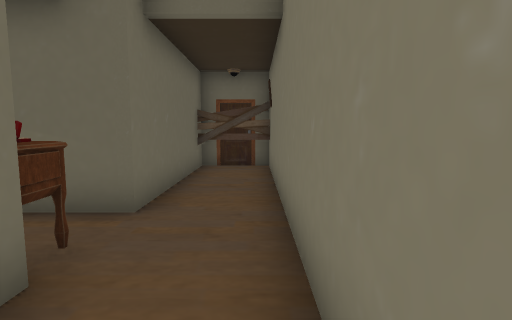
View 1 (above)

15 first-person views from a walk through a 3-D level made in the Unity game engine. The camera is 1.3 m above the floor, tilts 6° down and sees 80° across. The floor is counted in squares, 1 m on a side. Each view is taken from the middle of a square. On the plan, view 1 faces up. The plan holds only what a view shows up to about 14 squares ahead; the rest is blank. The place goes on beyond the plan. The player character is not drawn. Some surface patterns are stand-ins.

View 2
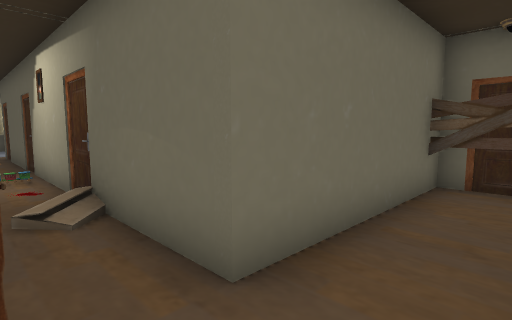

View 3
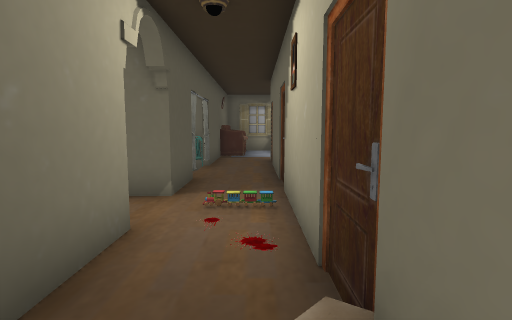

View 4
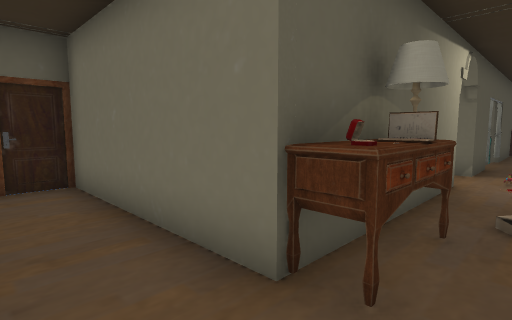

View 5
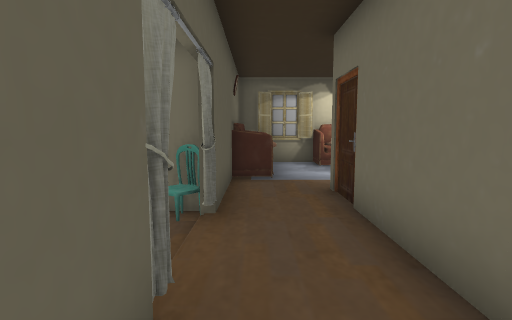

View 6
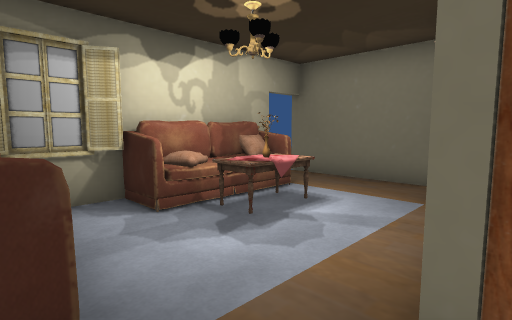

View 7
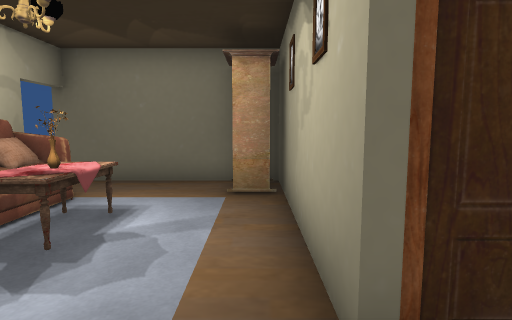

View 8
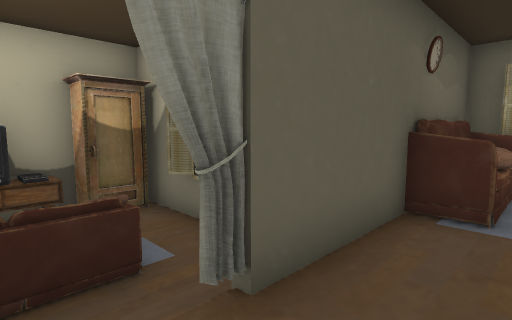

View 9
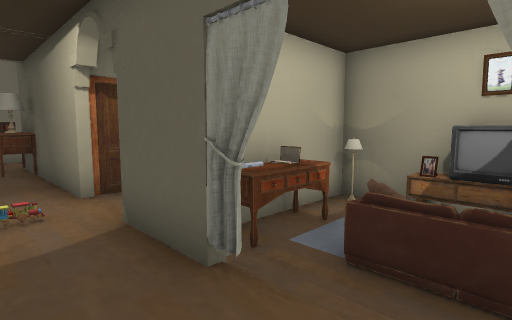

View 10
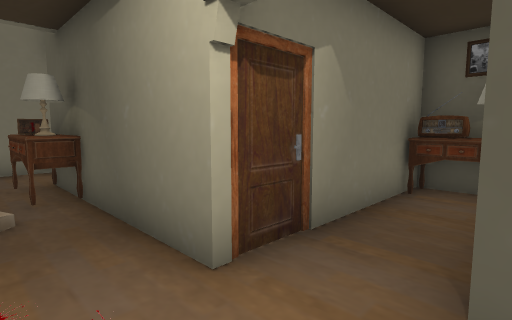

View 11
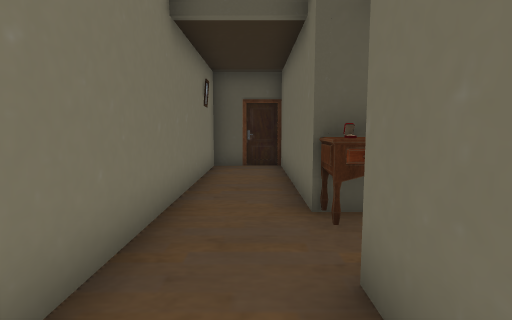

View 12
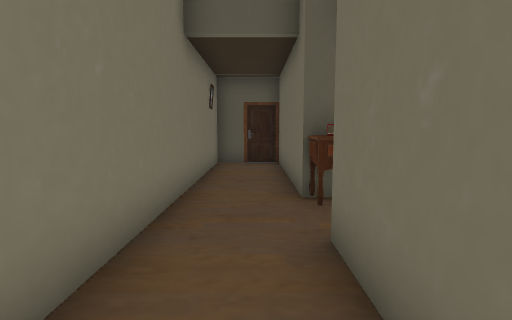

View 13
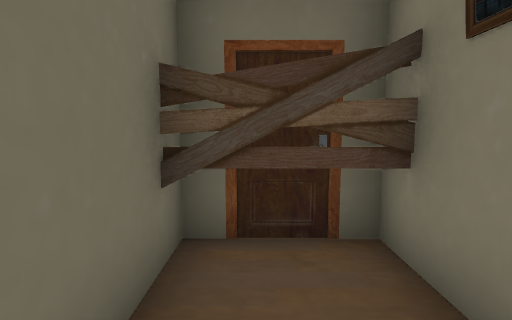

View 14
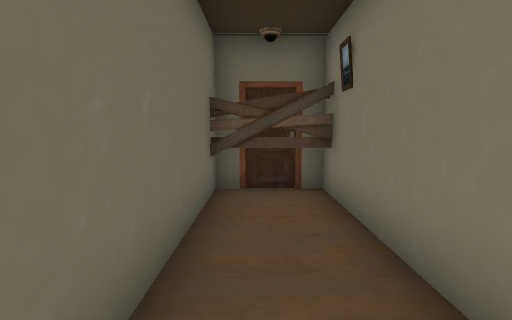

View 15
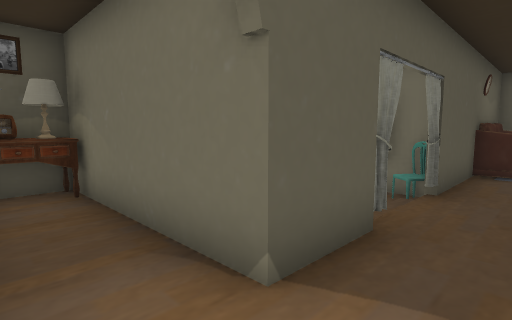

### Floor plan
Points are (right, up) in squares from view 1. A wall is a line through its corners. A room is listed if a view was taken in it or the views show most of it. See-through windows are left out.
Room 1 (views 1, 2, 3, 4, 5, 6, 7, 8, 9, 10, 11, 12, 13, 14, 15)
walls: (-12.2, 2.2) (-12, 2.4) (-11.7, 2.3); (-12.5, 2.4) (-9.8, 2.4); (-12.6, 2.4) (-12.2, 2.5) (-11.7, 2.4); (-12.5, 2.3) (-12, 2.4); (-7.8, 2.4) (-1.9, 2.4) (-1.9, -3.5) (0.4, -3.5) (0.4, 10.5) (-1.9, 10.5) (-1.9, 5.4); (-14.5, 2.5) (-14.2, 2.3) (-13.7, 2.3); (-14.6, 2.5) (-14.2, 2.3); (-14.5, 2.2) (-14.1, 2.4); (-14.6, 2.4) (-14.1, 2.3); (-14.6, 2.2) (-13.8, 2.4); (-2.4, 4.6) (-16.4, 4.6) (-16.4, 10.5); (-17.5, 10.5) (-22, 10.5); (-21.6, 9.1) (-21.6, 2.4) (-14, 2.4)
ways out: opening at (-13, 2); opening at (-9, 2); gap at (-22, 9)
objects: other object (-21, 3) to (-18, 3); other object (-21, 5) to (-20, 8); other object (-20, 6) to (-19, 7); other object (-17, 10); other object (-16, 2); other object (-4, 3); other object (-2, 3)

Where each view was taken, in squares from view 1:
view 1: 0 up, 0 right, facing up
view 2: 3 up, 0 right, facing up-left
view 3: 4 up, 4 left, facing left
view 4: 4 up, 0 right, facing down-left
view 5: 3 up, 10 left, facing left
view 6: 3 up, 16 left, facing up-left
view 7: 3 up, 17 left, facing up
view 8: 4 up, 13 left, facing down-left
view 9: 4 up, 14 left, facing down-right
view 10: 4 up, 10 left, facing down-right
view 11: 7 up, 1 left, facing down
view 12: 8 up, 1 left, facing down
view 13: 7 up, 1 left, facing up
view 14: 4 up, 1 left, facing up
view 15: 4 up, 8 left, facing down-left
